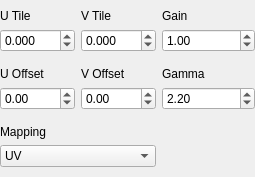
<?xml version="1.0" encoding="UTF-8"?>
<ui version="4.0">
 <class>tex2DMapping</class>
 <widget class="QWidget" name="tex2DMapping">
  <property name="geometry">
   <rect>
    <x>0</x>
    <y>0</y>
    <width>255</width>
    <height>177</height>
   </rect>
  </property>
  <property name="windowTitle">
   <string>Form</string>
  </property>
  <layout class="QGridLayout" name="gridLayout">
   <property name="margin">
    <number>0</number>
   </property>
   <item row="0" column="0">
    <layout class="QVBoxLayout" name="verticalLayout">
     <item>
      <widget class="QLabel" name="label_3">
       <property name="sizePolicy">
        <sizepolicy hsizetype="Preferred" vsizetype="Fixed">
         <horstretch>0</horstretch>
         <verstretch>0</verstretch>
        </sizepolicy>
       </property>
       <property name="text">
        <string>U Tile</string>
       </property>
      </widget>
     </item>
     <item>
      <widget class="QDoubleSpinBox" name="uTile">
       <property name="decimals">
        <number>3</number>
       </property>
       <property name="minimum">
        <double>-100.000000000000000</double>
       </property>
       <property name="maximum">
        <double>200.000000000000000</double>
       </property>
       <property name="singleStep">
        <double>1.000000000000000</double>
       </property>
      </widget>
     </item>
    </layout>
   </item>
   <item row="0" column="1">
    <layout class="QVBoxLayout" name="verticalLayout_2">
     <item>
      <widget class="QLabel" name="label_4">
       <property name="sizePolicy">
        <sizepolicy hsizetype="Preferred" vsizetype="Fixed">
         <horstretch>0</horstretch>
         <verstretch>0</verstretch>
        </sizepolicy>
       </property>
       <property name="text">
        <string>V Tile</string>
       </property>
      </widget>
     </item>
     <item>
      <widget class="QDoubleSpinBox" name="vTile">
       <property name="decimals">
        <number>3</number>
       </property>
       <property name="minimum">
        <double>-100.000000000000000</double>
       </property>
       <property name="maximum">
        <double>200.000000000000000</double>
       </property>
      </widget>
     </item>
    </layout>
   </item>
   <item row="0" column="2">
    <layout class="QVBoxLayout" name="verticalLayout_3">
     <item>
      <widget class="QLabel" name="label_5">
       <property name="sizePolicy">
        <sizepolicy hsizetype="Preferred" vsizetype="Fixed">
         <horstretch>0</horstretch>
         <verstretch>0</verstretch>
        </sizepolicy>
       </property>
       <property name="text">
        <string>Gain</string>
       </property>
      </widget>
     </item>
     <item>
      <widget class="QDoubleSpinBox" name="gain">
       <property name="minimum">
        <double>0.010000000000000</double>
       </property>
       <property name="maximum">
        <double>10.000000000000000</double>
       </property>
       <property name="singleStep">
        <double>0.100000000000000</double>
       </property>
       <property name="value">
        <double>1.000000000000000</double>
       </property>
      </widget>
     </item>
    </layout>
   </item>
   <item row="1" column="0">
    <layout class="QVBoxLayout" name="verticalLayout_4">
     <item>
      <widget class="QLabel" name="label_8">
       <property name="sizePolicy">
        <sizepolicy hsizetype="Preferred" vsizetype="Fixed">
         <horstretch>0</horstretch>
         <verstretch>0</verstretch>
        </sizepolicy>
       </property>
       <property name="text">
        <string>U Offset</string>
       </property>
      </widget>
     </item>
     <item>
      <widget class="QDoubleSpinBox" name="uOffset">
       <property name="minimum">
        <double>-99.000000000000000</double>
       </property>
       <property name="singleStep">
        <double>0.100000000000000</double>
       </property>
      </widget>
     </item>
    </layout>
   </item>
   <item row="1" column="1">
    <layout class="QVBoxLayout" name="verticalLayout_5">
     <item>
      <widget class="QLabel" name="label_7">
       <property name="sizePolicy">
        <sizepolicy hsizetype="Preferred" vsizetype="Fixed">
         <horstretch>0</horstretch>
         <verstretch>0</verstretch>
        </sizepolicy>
       </property>
       <property name="text">
        <string>V Offset</string>
       </property>
      </widget>
     </item>
     <item>
      <widget class="QDoubleSpinBox" name="vOffset">
       <property name="minimum">
        <double>-99.000000000000000</double>
       </property>
       <property name="singleStep">
        <double>0.100000000000000</double>
       </property>
      </widget>
     </item>
    </layout>
   </item>
   <item row="2" column="0" colspan="2">
    <layout class="QVBoxLayout" name="verticalLayout_7">
     <item>
      <widget class="QLabel" name="label_11">
       <property name="sizePolicy">
        <sizepolicy hsizetype="Preferred" vsizetype="Fixed">
         <horstretch>0</horstretch>
         <verstretch>0</verstretch>
        </sizepolicy>
       </property>
       <property name="text">
        <string>Mapping</string>
       </property>
      </widget>
     </item>
     <item>
      <widget class="QComboBox" name="texMapping">
       <item>
        <property name="text">
         <string>UV</string>
        </property>
       </item>
       <item>
        <property name="text">
         <string>Cylindrical</string>
        </property>
       </item>
       <item>
        <property name="text">
         <string>Spherical</string>
        </property>
       </item>
       <item>
        <property name="text">
         <string>Planar</string>
        </property>
       </item>
      </widget>
     </item>
    </layout>
   </item>
   <item row="1" column="2">
    <layout class="QVBoxLayout" name="verticalLayout_6">
     <item>
      <widget class="QLabel" name="label_6">
       <property name="sizePolicy">
        <sizepolicy hsizetype="Preferred" vsizetype="Fixed">
         <horstretch>0</horstretch>
         <verstretch>0</verstretch>
        </sizepolicy>
       </property>
       <property name="text">
        <string>Gamma</string>
       </property>
      </widget>
     </item>
     <item>
      <widget class="QDoubleSpinBox" name="gamma">
       <property name="minimum">
        <double>0.100000000000000</double>
       </property>
       <property name="maximum">
        <double>20.000000000000000</double>
       </property>
       <property name="singleStep">
        <double>0.100000000000000</double>
       </property>
       <property name="value">
        <double>2.200000000000000</double>
       </property>
      </widget>
     </item>
    </layout>
   </item>
   <item row="2" column="2">
    <spacer name="horizontalSpacer">
     <property name="orientation">
      <enum>Qt::Horizontal</enum>
     </property>
     <property name="sizeHint" stdset="0">
      <size>
       <width>64</width>
       <height>20</height>
      </size>
     </property>
    </spacer>
   </item>
  </layout>
 </widget>
 <resources/>
 <connections/>
</ui>
